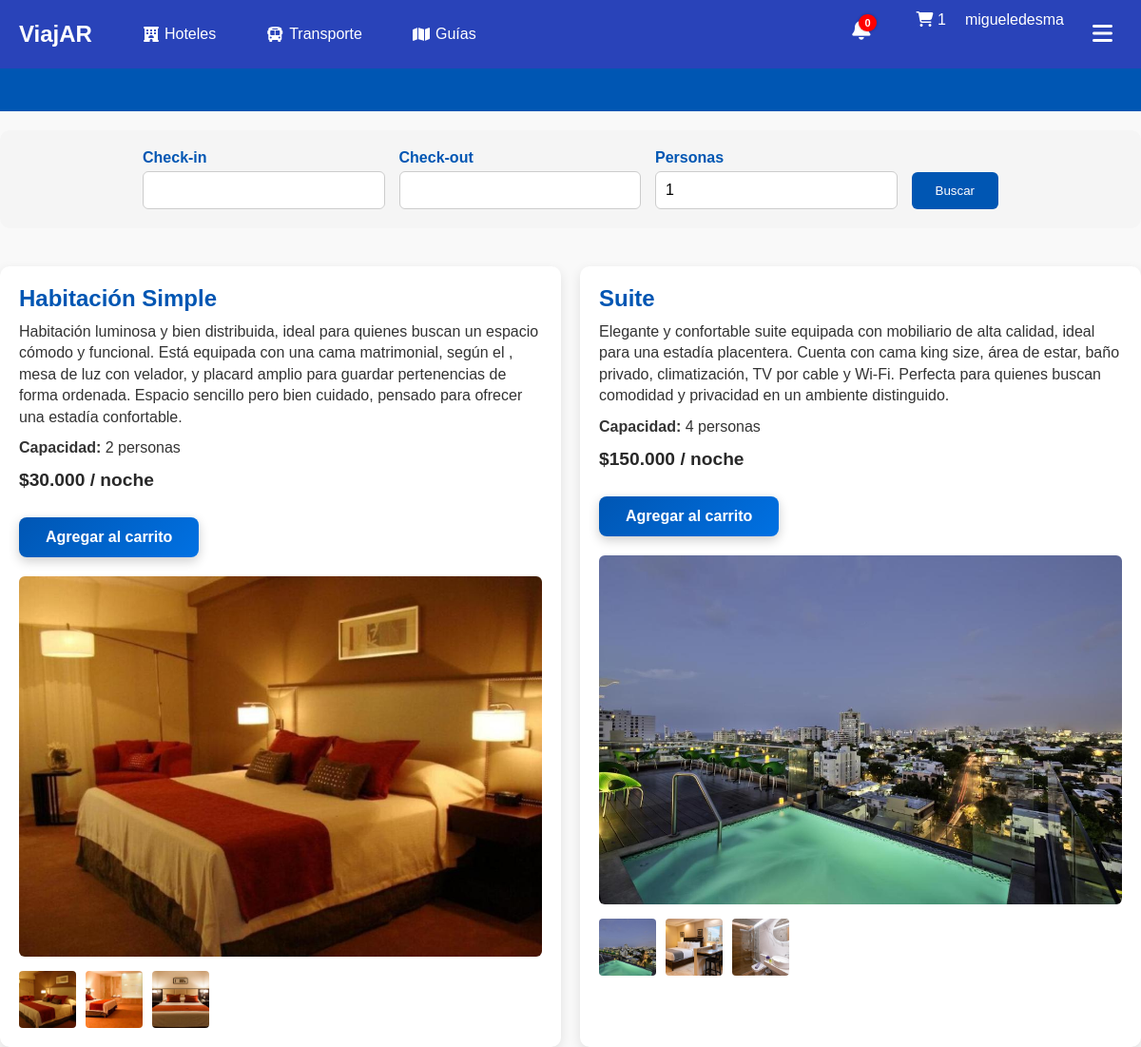
Screenshot of /index.php?page=pantalla_habitaciones&id=58 (signed in) with the database file from the repository.
### tables this page shows
CREATE TABLE `hotel_habitaciones` (
  `id_hotel_habitacion` int NOT NULL AUTO_INCREMENT,
  `rela_hotel` int NOT NULL,
  `rela_tipo_habitacion` int NOT NULL,
  `capacidad_maxima` int NOT NULL,
  `precio_base_noche` decimal(10,2) NOT NULL,
  `descripcion` text,
  `activo` tinyint(1) DEFAULT '1',
  `fecha_creacion` timestamp NULL DEFAULT CURRENT_TIMESTAMP,
  `fotos` text,
  PRIMARY KEY (`id_hotel_habitacion`),
  KEY `rela_hotel` (`rela_hotel`),
  KEY `rela_tipo_habitacion` (`rela_tipo_habitacion`),
  CONSTRAINT `hotel_habitaciones_ibfk_1` FOREIGN KEY (`rela_hotel`) REFERENCES `hotel` (`id_hotel`),
  CONSTRAINT `hotel_habitaciones_ibfk_2` FOREIGN KEY (`rela_tipo_habitacion`) REFERENCES `tipos_habitacion` (`id_tipo_habitacion`)
);

CREATE TABLE `tipos_habitacion` (
  `id_tipo_habitacion` int NOT NULL AUTO_INCREMENT,
  `nombre` varchar(100) NOT NULL,
  `descripcion` text,
  `capacidad` int NOT NULL,
  `activo` tinyint(1) DEFAULT '1',
  PRIMARY KEY (`id_tipo_habitacion`)
);

### index.php (called while the page is built, shortened)
<?php
require_once ('controllers/plantilla.controlador.php');
$plantilla = new PlantillaControlador();
$plantilla -> traer_plantilla();

### models/carrito.php (called while the page is built, shortened)
<?php
require_once('conexion.php');
class Carrito {
    private $db;
    public function __construct() {
        $this->db = new Conexion();
    }
    public function traer_carrito_activo($id_usuario) {
        $result = $this->db->consultar("
            SELECT * FROM carrito
            WHERE rela_usuario = '{$id_usuario}' AND activo = 1
            LIMIT 1
        ");
        return $result[0] ?? null;
    }
    public function contar_items($id_usuario) {
        $carrito = $this->traer_carrito_activo($id_usuario);
        $result = $this->db->consultar("
            SELECT COUNT(*) AS total
            FROM carrito_items
            WHERE rela_carrito = '{$carrito['id_carrito']}'
        ");
        return $result[0]['total'] ?? 0;
    }
}
?>

### models/conexion.php (called while the page is built, shortened)
<?php
class Conexion {
    private $con;
    private $servidor;
    private $usuario;
    private $password;
    private $base_datos;
    public function __construct() {
        $this->servidor = 'localhost';
        $this->usuario = 'root';
        $this->password = 'hola';
        $this->base_datos = 'viajar';
    }
    public function conectar() {
        if (!$this->con) {
            $this->con = new mysqli($this->servidor, $this->usuario, $this->password, $this->base_datos);
            $this->con->set_charset("utf8");
        }
        return $this->con;
    }
    public function consultar($query) {
        $resultado = $this->conectar()->query($query);
        $data = [];
        if ($resultado && $resultado->num_rows > 0) {
            while ($row = $resultado->fetch_assoc()) {
                $data[] = $row;
            }
        }
        return $data;
    }
}

### models/hotel.php (called while the page is built, shortened)
<?php
require_once('conexion.php');
class Hotel {
    public function traer_hotel($id_hotel) {
        $conexion = new Conexion();
        $id_hotel = (int)$id_hotel;
        $query = "SELECT * FROM hotel WHERE id_hotel = $id_hotel AND activo = 1";
        return $conexion->consultar($query);
    }
}
?>

### models/hotel_habitaciones.php (called while the page is built, shortened)
<?php
require_once('conexion.php');
class Hotel_Habitaciones {
    public function traer_por_hotel($id_hotel) {
        $conexion = new Conexion();
        $id_hotel = (int)$id_hotel;
        $query = "SELECT hh.*, th.nombre AS tipo_nombre
                  FROM hotel_habitaciones hh
                  INNER JOIN tipos_habitacion th
                        ON hh.rela_tipo_habitacion = th.id_tipo_habitacion
                  WHERE hh.rela_hotel = $id_hotel AND hh.activo = 1
                  ORDER BY hh.fecha_creacion ASC";
        $habitaciones = $conexion->consultar($query);
        return $habitaciones;
    }
}

### views/paginas/pantalla_habitaciones.php (the view, shortened to what this page needs)
<?php
require_once __DIR__ . '/../../models/hotel.php';
require_once __DIR__ . '/../../models/hotel_habitaciones.php';
$id_hotel = (int)($_GET['id'] ?? 0);
$hotelModel = new Hotel();
$hotelesArray = $hotelModel->traer_hotel($id_hotel);
$hotel = $hotelesArray[0];
$habitacionModel = new Hotel_Habitaciones();
$habitaciones = $habitacionModel->traer_por_hotel($id_hotel);
$checkin = $_GET['checkin'] ?? '';
$checkout = $_GET['checkout'] ?? '';
$personasFiltro = (int)($_GET['personas'] ?? 0);
?>
<link rel="stylesheet" href="/viajar/assets/css/pantalla_habitaciones.css">
<section class="habitaciones-hero">
  <h1>Habitaciones en <?= htmlspecialchars($hotel['hotel_nombre'] ?? '-') ?></h1>
</section>
<section class="habitaciones-buscador container">
  <form id="form-buscador-habitaciones" method="get" action="index.php">
      <div class="buscador-group">
        <label for="checkin">Check-in</label>
        <input type="text" id="checkin" name="checkin" value="<?= htmlspecialchars($checkin) ?>" required>
      </div>
      <div class="buscador-group">
        <label for="checkout">Check-out</label>
        <input type="text" id="checkout" name="checkout" value="<?= htmlspecialchars($checkout) ?>" required>
      </div>
      <div class="buscador-group">
        <label for="personas">Personas</label>
        <input type="number" id="personas" name="personas" min="1" value="<?= htmlspecialchars($personasFiltro ?: 1) ?>" required>
      </div>
      <button type="submit" class="btn btn-buscar">Buscar</button>
  </form>
</section>
<section class="habitaciones-lista container">
  <?php if (empty($habitaciones)): ?>
    <p>No hay habitaciones disponibles en este hotel para los criterios seleccionados.</p>
  <?php else: ?>
    <?php foreach ($habitaciones as $hab): ?>
      <?php
        $fotos = $hab['fotos'] ?? [];
      ?>
      <div class="habitacion-card">
        <div class="habitacion-info">
          <h3><?= htmlspecialchars($hab['tipo_nombre'] ?? 'Habitación') ?></h3>
          <p><?= nl2br(htmlspecialchars($hab['descripcion'] ?? '')) ?></p>
          <p><strong>Capacidad:</strong> <?= (int)($hab['capacidad_maxima'] ?? 0) ?> personas</p>
          <p class="precio">
            $<?= number_format($hab['precio_base_noche'] ?? 0, 0, ',', '.') ?> / noche
          </p>
          <button class="btn btn-reservar"
            onclick="agregarAlCarrito(
                <?= (int)$hab['id_hotel_habitacion'] ?>,
                <?= (int)$id_hotel ?>,
                '<?= $checkin ?>',
                '<?= $checkout ?>',
                <?= (int)$personasFiltro ?>,
                <?= (float)$hab['precio_base_noche'] ?>
            )">Agregar al carrito</button>
        </div>
        <div class="habitacion-fotos">
          <img class="foto-principal" src="/viajar/<?= htmlspecialchars($fotos[0]) ?>" alt="Habitación" data-original="/viajar/<?= htmlspecialchars($fotos[0]) ?>">
          <?php if (count($fotos) > 1): ?>
            <div class="miniaturas">
              <?php foreach ($fotos as $foto): ?>
                  <img src="/viajar/<?= htmlspecialchars($foto) ?>" alt="Foto de habitación">
              <?php endforeach; ?>
            </div>
          <?php endif; ?>
        </div>
      </div>
    <?php endforeach; ?>
  <?php endif; ?>
</section>

### controllers/plantilla.controlador.php
<?php
class PlantillaControlador {
    public function traer_plantilla() {
        $ruta = __DIR__ . '/../views/plantilla.php';
        if (file_exists($ruta)) {
            return include($ruta);
        } else {
            echo "Error: La plantilla no fue encontrada en $ruta";
            return false;
        }
    }
}

### views/plantilla.php (shortened to what this page needs)
<!DOCTYPE html>
<html lang="es">
<head>
    <link rel="stylesheet" href="assets/css/notificaciones.css">
    <link href="https://cdn.jsdelivr.net/npm/select2@4.1.0-rc.0/dist/css/select2.min.css" rel="stylesheet" />
    <link rel="stylesheet" href="https://cdnjs.cloudflare.com/ajax/libs/font-awesome/6.4.0/css/all.min.css">
    <link rel="stylesheet" href="https://cdn.jsdelivr.net/npm/flatpickr/dist/flatpickr.min.css">
    <?php if (isset($_SESSION['id_perfiles']) && $_SESSION['id_perfiles'] == 2): ?>
        <link rel="stylesheet" href="assets/css/cabecera_admin.css">
        <script src="assets/js/cabecera_admin.js"></script>
    <?php elseif (isset($_SESSION['id_perfiles']) && $_SESSION['id_perfiles'] == 1): ?>
        <link rel="stylesheet" href="assets/css/cabecera_cliente.css">
    <?php elseif (isset($_SESSION['id_perfiles']) && in_array($_SESSION['id_perfiles'], [3,5,13,14])): ?>
        <link rel="stylesheet" href="assets/css/cabecera_proveedores.css">
        <script src="https://cdnjs.cloudflare.com/ajax/libs/slideout/1.0.1/slideout.min.js"></script>
        <script src="assets/js/cabecera_proveedores.js"></script>
    <?php endif; ?>
</head>
<?php
if (isset($_SESSION['id_perfiles'])) {
    $perfil = $_SESSION['id_perfiles'];
    if ($perfil == 2) {
        include('views/componentes/cabecera.admin.php');
    } elseif (in_array($perfil, [3, 5, 13, 14])) {
        include('views/componentes/cabecera.proveedores.php');
    } elseif ($perfil == 1) {
        include('views/componentes/cabecera.cliente.php');
    } else {
        include('views/componentes/cabecera.php');
    }
} else {
    include('views/componentes/cabecera.php');
}
?>
<div class="container">
<?php
if (isset($_GET['page'])) {
    $pagina = $_GET['page'];
    $paginas_publicas = [
        'login',
        'registro',
        'pantalla_hoteles',
        'pantalla_guias',
        'pantalla_transporte',
        'recuperar_contrasena',
        'cambiar_password',
        'detalle_hotel',
        'detalle_tour',
        'detalle_viaje',
        'pantalla_habitaciones'
    ];
    if (in_array($pagina, $paginas_publicas)) {
        include('views/paginas/' . $pagina . '.php');
    }
} else {
    include('views/paginas/pantalla_hoteles.php');
}
?>
</div>
</body>
</html>

### views/componentes/cabecera.cliente.php (shortened to what this page needs)
<?php
require_once __DIR__ . '/../../models/carrito.php';
$carritoModel = new Carrito();
$id_usuario = $_SESSION['id_usuarios'] ?? 0;
$total_items = $id_usuario ? $carritoModel->contar_items($id_usuario) : 0;
?>
<div id="main" class="contenido">
    <div class="top-bar">
        <div class="left-links">
            <div class="logo">
                <a href="index.php?page=pantalla_hoteles">ViajAR</a>
            </div>
            <nav class="nav-links">
                <a href="index.php?page=pantalla_hoteles"><i class="fa-solid fa-hotel"></i> Hoteles</a>
                <a href="index.php?page=pantalla_transporte"><i class="fa-solid fa-bus"></i> Transporte</a>
                <a href="index.php?page=pantalla_guias"><i class="fa-solid fa-map"></i> Guías</a>
            </nav>
        </div>
        <div class="right-links">
            <div class="notifications-wrapper">
                <button id="notifications" aria-label="Ver notificaciones">
                    <span class="notification-count">0</span>
                </button>
            </div>
            <div class="carrito-wrapper">
                <a href="index.php?page=clientes_carrito" class="carrito-icon" aria-label="Ver carrito">
                    <i class="fa-solid fa-cart-shopping"></i>
                    <span id="carrito-count"><?= $total_items ?></span>
                </a>
            </div>
            <span class="user-name"><?php echo htmlspecialchars($_SESSION['usuarios_nombre_usuario'] ?? ''); ?></span>
            <button id="menu-toggle" class="menu-toggle" aria-label="Abrir menú">
                <i class="fa-solid fa-bars"></i>
            </button>
        </div>
    </div>
</div>

### assets/css/notificaciones.css (style rules this page uses)
.notifications-wrapper { position: relative; display: inline-block; margin-left: 1rem; }
#notifications { background: transparent; border: none; color: #fff; font-size: 1.2rem; cursor: pointer; position: relative; }
.notification-count { position: absolute; top: -5px; right: -5px; background: #ff3b30; color: #fff; font-size: 0.7rem; font-weight: bold; padding: 2px 5px; border-radius: 50%; }

### assets/css/cabecera_cliente.css (style rules this page uses)
* { margin: 0; padding: 0; box-sizing: border-box; }
html, body { margin: 0; padding: 0; height: 100%; }
.top-bar { background-color: #2943b9; padding: 12px 20px; color: white; display: flex; justify-content: space-between; align-items: center; }
.top-bar .logo a { color: white; font-size: 1.5rem; text-decoration: none; font-weight: bold; }
.top-bar .right-links a { color: white; text-decoration: none; margin-left: 20px; font-size: 1rem; }
.menu-toggle { background: none; border: none; font-size: 24px; color: #ffffff; cursor: pointer; padding: 10px; }
.contenido { transition: transform 300ms ease; background-color: #fdfdfd; min-height: auto; }
.notifications-wrapper { position: relative; display: inline-block; }
#notifications { position: relative; background: transparent; border: none; cursor: pointer; padding: 8px; }
.notification-count { position: absolute; top: 3px; right: 2px; background-color: red; color: white; font-size: 11px; font-weight: bold; padding: 3px 6px; border-radius: 50%; box-shadow: 0 0 3px rgba(0, 0, 0, 0.3); }

### assets/css/pantalla_habitaciones.css (style rules this page uses)
.top-bar { background-color: #2943b9; padding: 12px 20px; color: white; display: flex; justify-content: space-between; align-items: center; position: fixed; top: 0; left: 0; right: 0; z-index: 100; }
.top-bar .left-links { display: flex; align-items: center; gap: 40px; }
.top-bar .logo a { color: white; font-size: 1.5rem; text-decoration: none; font-weight: bold; }
.top-bar .nav-links { display: flex; gap: 25px; }
.top-bar .nav-links a { color: white; text-decoration: none; font-size: 1rem; display: flex; align-items: center; gap: 6px; padding: 6px 14px; border-radius: 20px; transition: background-color 0.3s ease, color 0.3s ease, box-shadow 0.3s ease; }
.top-bar .right-links { display: flex; gap: 20px; }
.top-bar .right-links a { color: white; text-decoration: none; font-size: 1rem; }
.habitaciones-hero { background-color: #0056b3; color: #fff; padding: 40px 0; text-align: center; }
.habitaciones-hero h1 { margin: 0; font-size: 2rem; font-weight: 600; }
.habitaciones-lista { display: grid; grid-template-columns: repeat(auto-fit, minmax(320px, 1fr)); gap: 20px; margin: 40px 0; }
.habitacion-card { background-color: #fff; border-radius: 10px; overflow: hidden; box-shadow: 0 4px 12px rgba(0,0,0,0.1); display: flex; flex-direction: column; }
.habitacion-info { padding: 20px; }
.habitacion-info h3 { margin-top: 0; font-size: 1.5rem; color: #0056b3; }
.habitacion-info p { margin: 10px 0; line-height: 1.4; }
.habitacion-info .precio { font-weight: 700; font-size: 1.2rem; color: rgba(0, 0, 0, 0.842); margin-top: 10px; }
.btn-reservar { display: inline-block; margin-top: 15px; padding: 12px 28px; background: linear-gradient(135deg, #0056b3, #0071e3); color: #fff; font-weight: 600; font-size: 1rem; border: none; border-radius: 8px; cursor: pointer; text-decoration: none; box-shadow: 0 4px 12px rgba(0,0,0,0.2); transition: all 0.3s ease; }
.habitacion-fotos { display: flex; flex-direction: column; gap: 10px; padding: 0 20px 20px 20px; }
.foto-principal { width: 100%; height: auto; border-radius: 6px; object-fit: cover; }
.miniaturas { display: flex; gap: 10px; overflow-x: auto; padding-top: 5px; }
.miniaturas img { width: 60px; height: 60px; border-radius: 4px; object-fit: cover; cursor: pointer; transition: transform 0.2s, box-shadow 0.2s; }
.habitaciones-buscador { background-color: #f5f5f5; padding: 20px; margin: 20px auto 40px auto; border-radius: 10px; display: flex; justify-content: center; flex-wrap: wrap; gap: 15px; }
.habitaciones-buscador form { display: flex; flex-wrap: wrap; gap: 15px; width: 100%; max-width: 900px; align-items: flex-end; }
.buscador-group { display: flex; flex-direction: column; flex: 1 1 150px; }
.buscador-group label { font-weight: 600; margin-bottom: 5px; color: #0056b3; }
.buscador-group input { padding: 10px; border-radius: 6px; border: 1px solid #ccc; font-size: 1rem; }
.btn-buscar { padding: 12px 25px; background-color: #0056b3; color: #fff; border: none; border-radius: 6px; cursor: pointer; transition: background-color 0.3s; }

### rows the page displays
hotel_habitaciones: rela_tipo_habitacion.nombre "Habitación Simple", descripcion "Habitación luminosa y bien distribuida, ideal para quienes buscan un espacio cómodo y funcional. Está equipada con una cama matrimonial, según el , mesa de luz con velador, y placard amplio para guardar pertenencias de forma ordenada. Espacio sencillo pero bien cuidado, pensado para ofrecer una estadía confortable.", capacidad_maxima "2", precio_base_noche "30.000", shows a picture
hotel_habitaciones: rela_tipo_habitacion.nombre "Suite", descripcion "Elegante y confortable suite equipada con mobiliario de alta calidad, ideal para una estadía placentera. Cuenta con cama king size, área de estar, baño privado, climatización, TV por cable y Wi-Fi. Perfecta para quienes buscan comodidad y privacidad en un ambiente distinguido.", capacidad_maxima "4", precio_base_noche "150.000", shows a picture

### other values shown
$total_items "1"
$_SESSION['usuarios_nombre_usuario'] "migueledesma"
